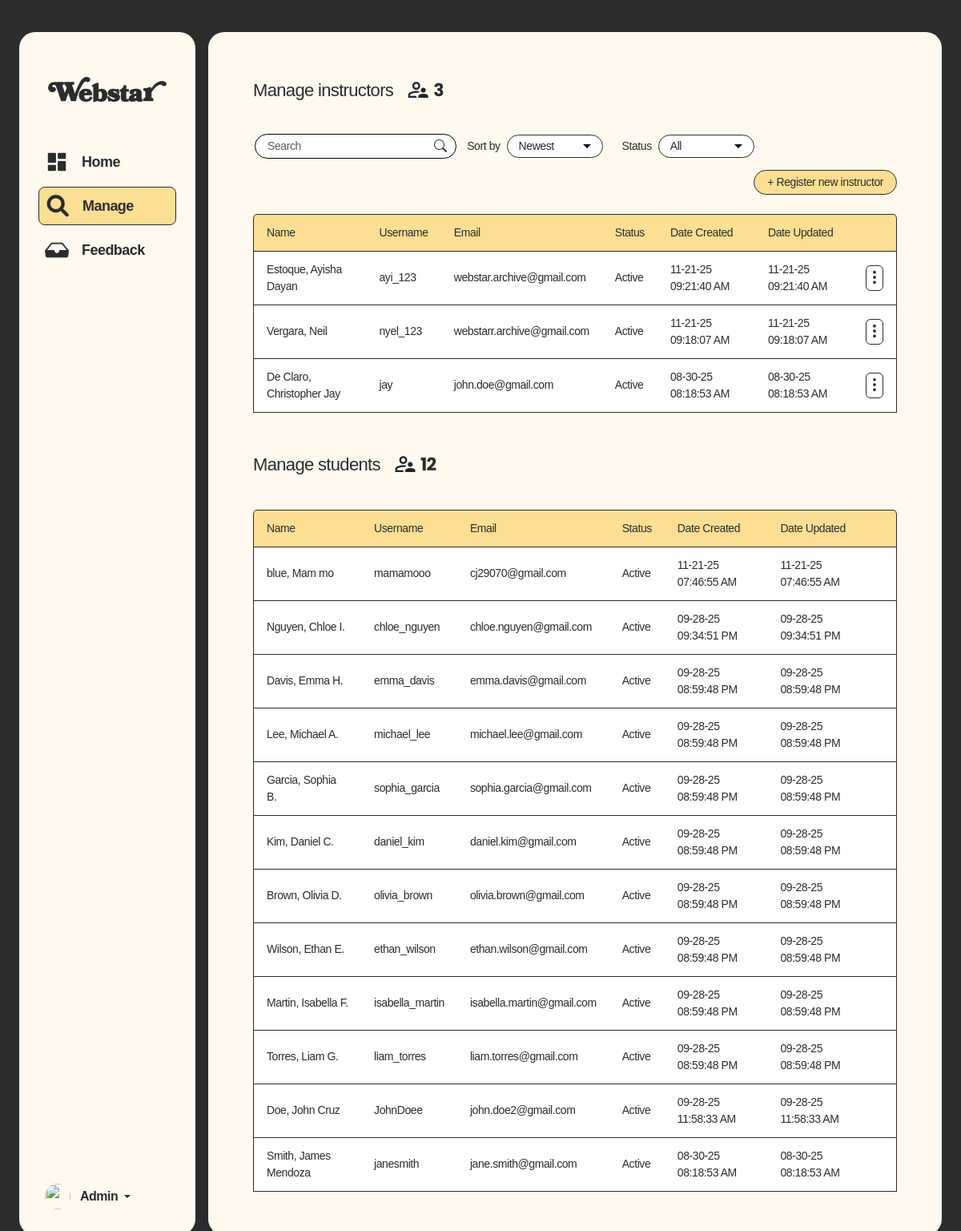
The app's page /admin/manage.php (signed in) with its own data.
### tables this page shows
CREATE TABLE `userinfo` (
  `userInfoID` int(11) NOT NULL,
  `userID` int(11) NOT NULL,
  `profilePicture` varchar(100) NOT NULL DEFAULT 'defaultProfile.png',
  `firstName` varchar(50) NOT NULL,
  `middleName` varchar(50) DEFAULT NULL,
  `lastName` varchar(50) NOT NULL,
  `studentID` varchar(50) DEFAULT NULL,
  `programID` varchar(50) DEFAULT '1',
  `gender` varchar(50) DEFAULT 'Other',
  `yearLevel` varchar(20) DEFAULT '1',
  `yearSection` int(11) DEFAULT 1,
  `schoolEmail` varchar(50) DEFAULT NULL,
  `facebookLink` text DEFAULT NULL,
  `linkedInLink` text DEFAULT NULL,
  `githubLink` text DEFAULT NULL,
  `createdAt` datetime NOT NULL,
  `isNewUser` int(1) NOT NULL DEFAULT 1
);

CREATE TABLE `users` (
  `userID` int(11) NOT NULL,
  `password` varchar(1024) NOT NULL,
  `email` varchar(50) NOT NULL,
  `role` varchar(12) NOT NULL DEFAULT 'student',
  `userName` varchar(50) NOT NULL,
  `status` varchar(15) DEFAULT 'Active'
);

### admin/manage.php (the view, shortened to what this page needs)
<?php
include('../shared/assets/database/connect.php');
$profWhere = "WHERE users.role = 'professor'";
$profOrder = "userinfo.createdAt DESC";
$profQuery = "
    SELECT
        users.userID,
        users.userName AS username,
        users.email,
        users.status,
        userinfo.createdAt,
        userinfo.firstName,
        userinfo.middleName,
        userinfo.lastName
    FROM users
    INNER JOIN userinfo ON users.userID = userinfo.userID
    $profWhere
    ORDER BY $profOrder
";
$profResult = mysqli_query($conn, $profQuery);
$totalProfessorsQuery = "
    SELECT COUNT(*) AS total
    FROM users
    INNER JOIN userinfo ON users.userID = userinfo.userID
    $profWhere
";
$totalProfessorsResult = mysqli_query($conn, $totalProfessorsQuery);
$totalProfessorsRow = mysqli_fetch_assoc($totalProfessorsResult);
$totalProfessors = $totalProfessorsRow['total'] ?? 0;
$studentWhere = "WHERE users.role = 'student'";
$studentOrder = "userinfo.createdAt DESC";
$studentQuery = "
    SELECT
        users.userID,
        users.userName AS username,
        users.email,
        users.status,
        userinfo.createdAt,
        userinfo.firstName,
        userinfo.middleName,
        userinfo.lastName
    FROM users
    INNER JOIN userinfo ON users.userID = userinfo.userID
    $studentWhere
    ORDER BY $studentOrder
";
$studentResult = mysqli_query($conn, $studentQuery);
$totalStudentsQuery = "
    SELECT COUNT(*) AS total
    FROM users
    INNER JOIN userinfo ON users.userID = userinfo.userID
    $studentWhere
";
$totalStudentsResult = mysqli_query($conn, $totalStudentsQuery);
$totalStudentsRow = mysqli_fetch_assoc($totalStudentsResult);
$totalStudents = $totalStudentsRow['total'] ?? 0;
?>
<!doctype html>
<html lang="en">
<head>
    <link href="https://cdn.jsdelivr.net/npm/bootstrap@5.3.6/dist/css/bootstrap.min.css" rel="stylesheet"
>
    <link rel="stylesheet" href="../shared/assets/css/global-styles.css">
    <link rel="stylesheet" href="../shared/assets/css/sidebar-and-container-styles.css">
    <link rel="stylesheet" href="../shared/assets/css/course.css">
    <link rel="stylesheet" href="../shared/assets/css/admin.css">
    <link href="https://cdnjs.cloudflare.com/ajax/libs/font-awesome/6.5.0/css/all.min.css" rel="stylesheet">
    <link rel="stylesheet" href="https://cdn.jsdelivr.net/npm/bootstrap-icons@1.13.1/font/bootstrap-icons.min.css">
    <link rel="stylesheet" href="https://cdn.jsdelivr.net/npm/bootstrap-icons@1.13.1/font/bootstrap-icons.css">
</head>
<body>
    <div class="container-fluid min-vh-100 d-flex justify-content-center align-items-center p-0 p-md-3"
        style="background-color: var(--black);">
        <div class="row w-100">
            <?php include '../shared/components/admin-sidebar-for-desktop.php'; ?>
            <div class="col main-container m-0 p-0 mx-0 mx-md-2 p-0 p-md-4 overflow-y-auto">
                <div class="card border-0 px-3 pt-3 m-0 h-100 w-100 rounded-0 shadow-none"
                    style="background-color: transparent;">
                    <div class="container-fluid py-3 overflow-y-auto row-padding-top">
                        <div class="row">
                            <div class="col-12 mb-3">
                                <div class="d-flex align-items-center ps-1">
                                    <div class="text-sbold text-22">Manage instructors</div>
                                    <span class="material-symbols-outlined ms-3" style=" font-size: 30px">
                                    </span>
                                    <div class="stats-count text-22 text-bold ms-1">
                                        <?php echo $totalProfessors; ?>
                                    </div>
                                </div>
                            </div>
                            <div class="row align-items-center g-2 flex-wrap px-2 search-sort-row">
                                <div class="col-12 col-lg-4 px-0 px-md-auto">
                                    <div class="search-container d-flex mx-sm-auto">
                                        <form method="GET" class="form-control bg-transparent border-0">
                                            <input type="text" id="searchInput" placeholder="Search" name="search"
                                                class="form-control py-1 text-reg text-14">
                                            <button type="submit" class="btn-outline-secondary">
                                                <i class="bi bi-search me-2"></i>
                                            </button>
                                        </form>
                                    </div>
                                </div>
                                <div class="col-auto mobile-dropdown">
                                    <div class="d-flex align-items-center flex-nowrap">
                                        <span class="dropdown-label me-2 text-reg">Sort by</span>
                                        <div class="custom-dropdown">
                                            <button class="dropdown-btn text-reg text-14">Newest</button>
                                        </div>
                                    </div>
                                </div>
                                <div class="col-auto mobile-dropdown">
                                    <div class="d-flex align-items-center flex-nowrap">
                                        <span class="dropdown-label me-2 text-reg">Status</span>
                                        <div class="custom-dropdown">
                                            <button class="dropdown-btn text-reg text-14">All</button>
                                        </div>
                                    </div>
                                </div>
                                <div class="col-auto d-none d-lg-block ms-auto">
                                    <a href="register-instructor.php" style="text-decoration: none;">
                                        <button
                                            class="add-instructor-btn btn btn-primary px-3 py-1 rounded-pill text-reg text-md-14">
                                            <div style="text-decoration: none; color: var(--black);">
                                                + Register new instructor
                                            </div>
                                        </button>
                                    </a>
                                </div>
                            </div>
                            <div class="table-container mt-4 px-3" style="max-height: 900px; overflow-y: auto;">
                                <div class="table-responsive-sm">
                                    <table class="custom-table align-middle mb-0 text-med text-14">
                                        <thead>
                                            <tr data-userid="<?= $p['userID'] ?>">
                                                <th scope="col">Name</th>
                                                <th scope="col">Username</th>
                                                <th scope="col">Email</th>
                                                <th scope="col">Status</th>
                                                <th scope="col">Date Created</th>
                                                <th scope="col">Date Updated</th>
                                                <th scope="col" class="text-end"></th>
                                            </tr>
                                        </thead>
                                        <tbody id="professorsTableBody">
                                            <?php while ($p = mysqli_fetch_assoc($profResult)): ?>
                                                <?php
                                                $fullName = $p['lastName'] . ", " . $p['firstName'];
                                                if (!empty($p['middleName'])) {
                                                    $fullName .= " " . $p['middleName'];
                                                }
                                                ?>
                                                <tr data-userid="<?= $p['userID'] ?>">
                                                    <td><?php echo $fullName; ?></td>
                                                    <td><?php echo $p['username']; ?></td>
                                                    <td><?php echo $p['email']; ?></td>
                                                    <td>
                                                        <?php
                                                        $status = strtolower(trim($p['status']));
                                                        echo $status === 'active' ? 'Active' : 'Inactive';
                                                        ?>
                                                    </td>
                                                    <td><?php echo date("m-d-y h:i:s A", strtotime($p['createdAt'])); ?>
                                                    </td>
                                                    <td><?php echo date("m-d-y h:i:s A", strtotime($p['createdAt'])); ?>
                                                    </td>
                                                    <td>
                                                        <div class="dropdown">
                                                            <button class="btn btn-link text-dark p-0" type="button"
                                                                data-bs-toggle="dropdown" aria-expanded="false">
                                                                <i class="bi bi-three-dots-vertical fs-5"></i>
                                                            </button>
                                                        </div>
                                                    </td>
                                                </tr>
                                            <?php endwhile; ?>
                                        </tbody>
                                    </table>
                                </div>
                            </div>
                        </div>
                        <div class="row mt-5 mb-3">
                            <div class="col-12 mb-3">
                                <div class="d-flex align-items-center ps-1">
                                    <div class="text-sbold text-22">Manage students</div>
                                    <span class="material-symbols-outlined ms-3" style=" font-size: 30px">
                                    </span>
                                    <div class="stats-count text-22 text-bold ms-1">
                                        <?php echo $totalStudents; ?>
                                    </div>
                                </div>
                            </div>
                            <div class="table-container mt-4 px-3" style="max-height: 900px; overflow-y: auto;">
                                <div class="table-responsive-sm">
                                    <table class="custom-table align-middle mb-0 text-med text-14">
                                        <thead>
                                            <tr>
                                                <th scope="col">Name</th>
                                                <th scope="col">Username</th>
                                                <th scope="col">Email</th>
                                                <th scope="col">Status</th>
                                                <th scope="col">Date Created</th>
                                                <th scope="col">Date Updated</th>
                                                <th scope="col" class="text-end"></th>
                                            </tr>
                                        </thead>
                                        <tbody id="studentsTableBody">
                                            <?php while ($p = mysqli_fetch_assoc($studentResult)): ?>
                                                <?php
                                                $fullName = $p['lastName'] . ", " . $p['firstName'];
                                                if (!empty($p['middleName'])) {
                                                    $fullName .= " " . $p['middleName'];
                                                }
                                                ?>
                                                <tr>
                                                    <td><?php echo $fullName; ?></td>
                                                    <td><?php echo $p['username']; ?></td>
                                                    <td><?php echo $p['email']; ?></td>
                                                    <td>
                                                        <?php
                                                        $status = strtolower(trim($p['status']));
                                                        echo $status === 'active' ? 'Active' : 'Inactive';
                                                        ?>
                                                    </td>
                                                    <td><?php echo date("m-d-y h:i:s A", strtotime($p['createdAt'])); ?>
                                                    </td>
                                                    <td><?php echo date("m-d-y h:i:s A", strtotime($p['createdAt'])); ?>
                                                    </td>
                                                    <td>
                                                    </td>
                                                </tr>
                                            <?php endwhile; ?>
                                        </tbody>
                                    </table>
                                </div>
                            </div>
                        </div>
                    </div>
                </div>
            </div>
        </div>
    </div>
</body>
</html>

### records on screen
userinfo: fullName "Estoque, Ayisha Dayan", userID.userName "ayi_123", userID.email "webstar.archive@gmail.com", createdAt "11-21-25 09:21:40 AM"
userinfo: fullName "Vergara, Neil", userID.userName "nyel_123", userID.email "webstarr.archive@gmail.com", createdAt "11-21-25 09:18:07 AM"
userinfo: fullName "De Claro, Christopher Jay", userID.userName "jay", userID.email "john.doe@gmail.com", createdAt "08-30-25 08:18:53 AM"
userinfo: fullName "blue, Mam mo", userID.userName "mamamooo", userID.email "cj29070@gmail.com", createdAt "11-21-25 07:46:55 AM"
userinfo: fullName "Nguyen, Chloe I.", userID.userName "chloe_nguyen", userID.email "chloe.nguyen@gmail.com", createdAt "09-28-25 09:34:51 PM"
userinfo: fullName "Davis, Emma H.", userID.userName "emma_davis", userID.email "emma.davis@gmail.com", createdAt "09-28-25 08:59:48 PM"
userinfo: fullName "Lee, Michael A.", userID.userName "michael_lee", userID.email "michael.lee@gmail.com", createdAt "09-28-25 08:59:48 PM"
userinfo: fullName "Garcia, Sophia B.", userID.userName "sophia_garcia", userID.email "sophia.garcia@gmail.com", createdAt "09-28-25 08:59:48 PM"
userinfo: fullName "Kim, Daniel C.", userID.userName "daniel_kim", userID.email "daniel.kim@gmail.com", createdAt "09-28-25 08:59:48 PM"
userinfo: fullName "Brown, Olivia D.", userID.userName "olivia_brown", userID.email "olivia.brown@gmail.com", createdAt "09-28-25 08:59:48 PM"
userinfo: fullName "Wilson, Ethan E.", userID.userName "ethan_wilson", userID.email "ethan.wilson@gmail.com", createdAt "09-28-25 08:59:48 PM"
userinfo: fullName "Martin, Isabella F.", userID.userName "isabella_martin", userID.email "isabella.martin@gmail.com", createdAt "09-28-25 08:59:48 PM"
userinfo: fullName "Torres, Liam G.", userID.userName "liam_torres", userID.email "liam.torres@gmail.com", createdAt "09-28-25 08:59:48 PM"
userinfo: fullName "Doe, John Cruz", userID.userName "JohnDoee", userID.email "john.doe2@gmail.com", createdAt "09-28-25 11:58:33 AM"
userinfo: fullName "Smith, James Mendoza", userID.userName "janesmith", userID.email "jane.smith@gmail.com", createdAt "08-30-25 08:18:53 AM"

### other values on screen
$totalProfessors "3"
$totalStudents "12"
